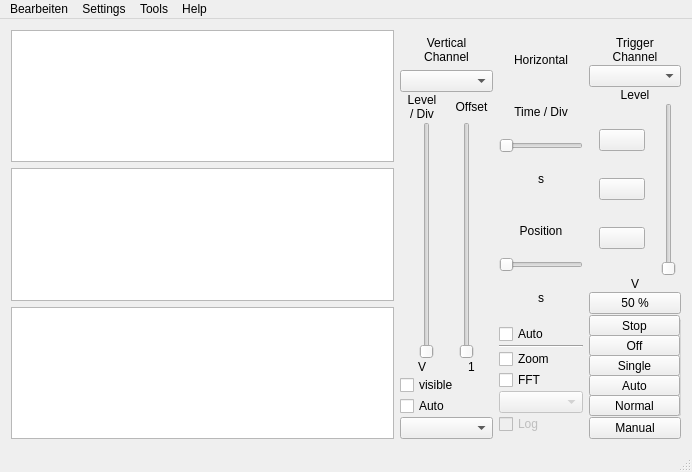
<?xml version="1.0" encoding="UTF-8"?>
<ui version="4.0">
 <class>MainWindow</class>
 <widget class="QMainWindow" name="MainWindow">
  <property name="geometry">
   <rect>
    <x>0</x>
    <y>0</y>
    <width>692</width>
    <height>472</height>
   </rect>
  </property>
  <property name="windowTitle">
   <string>Sound Card Oscilloscope</string>
  </property>
  <property name="windowIcon">
   <iconset resource="resource.qrc">
    <normaloff>:/resource/Oscilloscope.svg</normaloff>:/resource/Oscilloscope.svg</iconset>
  </property>
  <property name="locale">
   <locale language="English" country="UnitedStates"/>
  </property>
  <property name="documentMode">
   <bool>false</bool>
  </property>
  <widget class="QWidget" name="centralWidget">
   <property name="sizePolicy">
    <sizepolicy hsizetype="Expanding" vsizetype="Expanding">
     <horstretch>1</horstretch>
     <verstretch>1</verstretch>
    </sizepolicy>
   </property>
   <layout class="QGridLayout" name="gridLayout">
    <item row="1" column="1">
     <layout class="QVBoxLayout" name="verticalLayout_6">
      <property name="spacing">
       <number>1</number>
      </property>
      <property name="topMargin">
       <number>0</number>
      </property>
      <property name="bottomMargin">
       <number>0</number>
      </property>
      <item>
       <layout class="QVBoxLayout" name="verticalLayout_4" stretch="0,0">
        <item>
         <widget class="QLabel" name="labelVertical">
          <property name="autoFillBackground">
           <bool>false</bool>
          </property>
          <property name="text">
           <string>Vertical
Channel</string>
          </property>
          <property name="alignment">
           <set>Qt::AlignCenter</set>
          </property>
         </widget>
        </item>
        <item>
         <widget class="QComboBox" name="comboVerticalChannel">
          <property name="sizePolicy">
           <sizepolicy hsizetype="Ignored" vsizetype="Preferred">
            <horstretch>0</horstretch>
            <verstretch>0</verstretch>
           </sizepolicy>
          </property>
          <property name="baseSize">
           <size>
            <width>100</width>
            <height>20</height>
           </size>
          </property>
          <property name="toolTip">
           <string>Select current channel to modify parameters</string>
          </property>
         </widget>
        </item>
       </layout>
      </item>
      <item>
       <layout class="QHBoxLayout" name="horizontalLayout_4">
        <item>
         <widget class="QLabel" name="labelLevel">
          <property name="text">
           <string>Level
/ Div</string>
          </property>
          <property name="alignment">
           <set>Qt::AlignCenter</set>
          </property>
         </widget>
        </item>
        <item>
         <widget class="QLabel" name="labelOffset">
          <property name="text">
           <string>Offset</string>
          </property>
          <property name="alignment">
           <set>Qt::AlignCenter</set>
          </property>
         </widget>
        </item>
       </layout>
      </item>
      <item>
       <layout class="QVBoxLayout" name="verticalLayout_3" stretch="0,0,0,0,0">
        <property name="spacing">
         <number>1</number>
        </property>
        <item>
         <layout class="QHBoxLayout" name="horizontalLayout_2">
          <item>
           <widget class="QSlider" name="vslideLevel">
            <property name="toolTip">
             <string>Adjust level per division of current channel</string>
            </property>
            <property name="pageStep">
             <number>1</number>
            </property>
            <property name="orientation">
             <enum>Qt::Vertical</enum>
            </property>
           </widget>
          </item>
          <item>
           <widget class="QSlider" name="vslideOffset">
            <property name="toolTip">
             <string>Adjust offset of current channel</string>
            </property>
            <property name="pageStep">
             <number>1</number>
            </property>
            <property name="orientation">
             <enum>Qt::Vertical</enum>
            </property>
           </widget>
          </item>
         </layout>
        </item>
        <item>
         <layout class="QHBoxLayout" name="horizontalLayout_3">
          <item>
           <widget class="QDoubleLableWithUnit" name="labelLevelValue">
            <property name="text">
             <string>V</string>
            </property>
            <property name="alignment">
             <set>Qt::AlignCenter</set>
            </property>
           </widget>
          </item>
          <item>
           <widget class="QLabel" name="labelOffsetValue">
            <property name="text">
             <string>1</string>
            </property>
            <property name="alignment">
             <set>Qt::AlignCenter</set>
            </property>
           </widget>
          </item>
         </layout>
        </item>
        <item>
         <widget class="QCheckBox" name="checkChannelVisible">
          <property name="toolTip">
           <string>Hide or show current channel</string>
          </property>
          <property name="text">
           <string>visible</string>
          </property>
         </widget>
        </item>
        <item>
         <widget class="QCheckBox" name="pushAutoLevel">
          <property name="sizePolicy">
           <sizepolicy hsizetype="Minimum" vsizetype="Fixed">
            <horstretch>0</horstretch>
            <verstretch>0</verstretch>
           </sizepolicy>
          </property>
          <property name="toolTip">
           <string>Set auto level detection for current channel</string>
          </property>
          <property name="text">
           <string>Auto</string>
          </property>
          <property name="checkable">
           <bool>true</bool>
          </property>
          <property name="checked">
           <bool>false</bool>
          </property>
         </widget>
        </item>
        <item>
         <widget class="QComboBox" name="comboVerticalChannelAmplification">
          <property name="sizePolicy">
           <sizepolicy hsizetype="Preferred" vsizetype="Minimum">
            <horstretch>0</horstretch>
            <verstretch>0</verstretch>
           </sizepolicy>
          </property>
          <property name="minimumSize">
           <size>
            <width>93</width>
            <height>22</height>
           </size>
          </property>
          <property name="sizeIncrement">
           <size>
            <width>93</width>
            <height>22</height>
           </size>
          </property>
          <property name="baseSize">
           <size>
            <width>93</width>
            <height>22</height>
           </size>
          </property>
          <property name="toolTip">
           <string>Select current channel amplification</string>
          </property>
          <property name="statusTip">
           <string>Select Probe</string>
          </property>
         </widget>
        </item>
       </layout>
      </item>
     </layout>
    </item>
    <item row="1" column="4">
     <layout class="QVBoxLayout" name="verticalLayout_5">
      <property name="spacing">
       <number>1</number>
      </property>
      <item>
       <widget class="QLabel" name="labelTrigger">
        <property name="sizePolicy">
         <sizepolicy hsizetype="Preferred" vsizetype="Preferred">
          <horstretch>0</horstretch>
          <verstretch>0</verstretch>
         </sizepolicy>
        </property>
        <property name="text">
         <string>Trigger
Channel</string>
        </property>
        <property name="alignment">
         <set>Qt::AlignCenter</set>
        </property>
       </widget>
      </item>
      <item>
       <widget class="QComboBox" name="comboTriggerChannel">
        <property name="toolTip">
         <string>Select trigger channel</string>
        </property>
       </widget>
      </item>
      <item>
       <widget class="QLabel" name="labelTriggerLevel">
        <property name="text">
         <string>Level</string>
        </property>
        <property name="alignment">
         <set>Qt::AlignCenter</set>
        </property>
       </widget>
      </item>
      <item>
       <layout class="QHBoxLayout" name="horizontalLayout">
        <property name="leftMargin">
         <number>0</number>
        </property>
        <property name="rightMargin">
         <number>5</number>
        </property>
        <item>
         <layout class="QVBoxLayout" name="verticalLayout_2">
          <property name="spacing">
           <number>1</number>
          </property>
          <property name="leftMargin">
           <number>10</number>
          </property>
          <property name="rightMargin">
           <number>10</number>
          </property>
          <item>
           <widget class="QPushButton" name="ledTriggerArmed">
            <property name="enabled">
             <bool>true</bool>
            </property>
            <property name="toolTip">
             <string>Trigger is armed</string>
            </property>
            <property name="text">
             <string/>
            </property>
            <property name="icon">
             <iconset resource="resource.qrc">
              <normaloff>:/resource/circle_black.svg</normaloff>
              <normalon>:/resource/circle_green.svg</normalon>
              <disabledoff>:/resource/circle_grey.svg</disabledoff>
              <disabledon>:/resource/circle_green.svg</disabledon>
              <activeoff>:/resource/circle_black.svg</activeoff>
              <activeon>:/resource/circle_green.svg</activeon>
              <selectedoff>:/resource/circle_black.svg</selectedoff>
              <selectedon>:/resource/circle_green.svg</selectedon>:/resource/circle_black.svg</iconset>
            </property>
            <property name="iconSize">
             <size>
              <width>22</width>
              <height>22</height>
             </size>
            </property>
            <property name="checkable">
             <bool>true</bool>
            </property>
            <property name="checked">
             <bool>false</bool>
            </property>
            <property name="autoExclusive">
             <bool>false</bool>
            </property>
           </widget>
          </item>
          <item>
           <widget class="QPushButton" name="ledTriggered">
            <property name="enabled">
             <bool>true</bool>
            </property>
            <property name="toolTip">
             <string>Triggered</string>
            </property>
            <property name="text">
             <string/>
            </property>
            <property name="icon">
             <iconset resource="resource.qrc">
              <normaloff>:/resource/circle_black.svg</normaloff>
              <normalon>:/resource/circle_red.svg</normalon>
              <disabledoff>:/resource/circle_grey.svg</disabledoff>
              <disabledon>:/resource/circle_red.svg</disabledon>
              <activeoff>:/resource/circle_black.svg</activeoff>
              <activeon>:/resource/circle_red.svg</activeon>
              <selectedoff>:/resource/circle_black.svg</selectedoff>
              <selectedon>:/resource/circle_red.svg</selectedon>:/resource/circle_black.svg</iconset>
            </property>
            <property name="iconSize">
             <size>
              <width>22</width>
              <height>22</height>
             </size>
            </property>
            <property name="checkable">
             <bool>true</bool>
            </property>
            <property name="checked">
             <bool>false</bool>
            </property>
            <property name="autoExclusive">
             <bool>false</bool>
            </property>
           </widget>
          </item>
          <item>
           <widget class="QPushButton" name="pushTriggerEdge">
            <property name="toolTip">
             <string>Select trigger edge</string>
            </property>
            <property name="text">
             <string/>
            </property>
            <property name="icon">
             <iconset resource="resource.qrc">
              <normaloff>:/resource/falling_edge.svg</normaloff>
              <normalon>:/resource/rising_edge.svg</normalon>
              <activeon>:/resource/rising_edge.svg</activeon>:/resource/falling_edge.svg</iconset>
            </property>
            <property name="iconSize">
             <size>
              <width>22</width>
              <height>22</height>
             </size>
            </property>
            <property name="checkable">
             <bool>true</bool>
            </property>
            <property name="checked">
             <bool>false</bool>
            </property>
           </widget>
          </item>
         </layout>
        </item>
        <item>
         <widget class="QSlider" name="vslideTriggerLevel">
          <property name="toolTip">
           <string>Adjust trigger level</string>
          </property>
          <property name="pageStep">
           <number>1</number>
          </property>
          <property name="orientation">
           <enum>Qt::Vertical</enum>
          </property>
         </widget>
        </item>
       </layout>
      </item>
      <item>
       <widget class="QDoubleLableWithUnit" name="labelTriggerLevelValue">
        <property name="text">
         <string>V</string>
        </property>
        <property name="alignment">
         <set>Qt::AlignCenter</set>
        </property>
       </widget>
      </item>
      <item>
       <widget class="QPushButton" name="pushTrigger50Percent">
        <property name="toolTip">
         <string>set trigger level to 50 % of measured input level</string>
        </property>
        <property name="text">
         <string>50 %</string>
        </property>
        <property name="checkable">
         <bool>true</bool>
        </property>
        <property name="checked">
         <bool>false</bool>
        </property>
       </widget>
      </item>
      <item>
       <widget class="QRadioButtonGroup" name="groupTrigger">
        <property name="sizePolicy">
         <sizepolicy hsizetype="Fixed" vsizetype="Fixed">
          <horstretch>1</horstretch>
          <verstretch>1</verstretch>
         </sizepolicy>
        </property>
        <property name="minimumSize">
         <size>
          <width>92</width>
          <height>101</height>
         </size>
        </property>
        <property name="title">
         <string/>
        </property>
        <widget class="QPushButton" name="pushTriggerStop">
         <property name="geometry">
          <rect>
           <x>0</x>
           <y>0</y>
           <width>91</width>
           <height>21</height>
          </rect>
         </property>
         <property name="toolTip">
          <string>Freezes display to analyse data</string>
         </property>
         <property name="text">
          <string>Stop</string>
         </property>
         <property name="checkable">
          <bool>true</bool>
         </property>
         <property name="checked">
          <bool>false</bool>
         </property>
        </widget>
        <widget class="QPushButton" name="pushTriggerOff">
         <property name="geometry">
          <rect>
           <x>0</x>
           <y>20</y>
           <width>91</width>
           <height>21</height>
          </rect>
         </property>
         <property name="toolTip">
          <string>Switch off trigger</string>
         </property>
         <property name="text">
          <string>Off</string>
         </property>
         <property name="checkable">
          <bool>true</bool>
         </property>
         <property name="checked">
          <bool>false</bool>
         </property>
        </widget>
        <widget class="QPushButton" name="pushTriggerSingle">
         <property name="geometry">
          <rect>
           <x>0</x>
           <y>40</y>
           <width>91</width>
           <height>21</height>
          </rect>
         </property>
         <property name="toolTip">
          <string>Starts single shot trigger and stops, when triggered</string>
         </property>
         <property name="text">
          <string>Single</string>
         </property>
         <property name="checkable">
          <bool>true</bool>
         </property>
         <property name="checked">
          <bool>false</bool>
         </property>
        </widget>
        <widget class="QPushButton" name="pushTriggerAuto">
         <property name="geometry">
          <rect>
           <x>0</x>
           <y>60</y>
           <width>91</width>
           <height>21</height>
          </rect>
         </property>
         <property name="toolTip">
          <string>Triggers automatically and on trigger signal</string>
         </property>
         <property name="text">
          <string>Auto</string>
         </property>
         <property name="checkable">
          <bool>true</bool>
         </property>
         <property name="checked">
          <bool>false</bool>
         </property>
        </widget>
        <widget class="QPushButton" name="pushTriggerNormal">
         <property name="geometry">
          <rect>
           <x>0</x>
           <y>80</y>
           <width>91</width>
           <height>21</height>
          </rect>
         </property>
         <property name="toolTip">
          <string>Triggers only, if trigger signal is fired</string>
         </property>
         <property name="text">
          <string>Normal</string>
         </property>
         <property name="checkable">
          <bool>true</bool>
         </property>
         <property name="checked">
          <bool>false</bool>
         </property>
        </widget>
       </widget>
      </item>
      <item>
       <widget class="QPushButton" name="pushTriggerManual">
        <property name="toolTip">
         <string>Triggers once manually</string>
        </property>
        <property name="text">
         <string>Manual</string>
        </property>
        <property name="checkable">
         <bool>false</bool>
        </property>
        <property name="checked">
         <bool>false</bool>
        </property>
       </widget>
      </item>
     </layout>
    </item>
    <item row="0" column="0" rowspan="2">
     <layout class="QVBoxLayout" name="verticalLayout" stretch="1,1,1">
      <property name="sizeConstraint">
       <enum>QLayout::SetMinAndMaxSize</enum>
      </property>
      <property name="leftMargin">
       <number>0</number>
      </property>
      <item>
       <widget class="ScopeView" name="graphicsViewScope">
        <property name="sizePolicy">
         <sizepolicy hsizetype="Expanding" vsizetype="Expanding">
          <horstretch>1</horstretch>
          <verstretch>1</verstretch>
         </sizepolicy>
        </property>
        <property name="toolTip">
         <string/>
        </property>
        <property name="statusTip">
         <string comment="testdraw" extracomment="Draws time curves"/>
        </property>
       </widget>
      </item>
      <item>
       <widget class="FFT_View" name="graphicsViewFFT">
        <property name="sizePolicy">
         <sizepolicy hsizetype="Expanding" vsizetype="Expanding">
          <horstretch>1</horstretch>
          <verstretch>1</verstretch>
         </sizepolicy>
        </property>
        <property name="toolTip">
         <string/>
        </property>
        <property name="statusTip">
         <string comment="testdraw" extracomment="Draws FFT curves"/>
        </property>
       </widget>
      </item>
      <item>
       <widget class="ScopeView" name="graphicsViewZoom">
        <property name="sizePolicy">
         <sizepolicy hsizetype="Expanding" vsizetype="Expanding">
          <horstretch>1</horstretch>
          <verstretch>1</verstretch>
         </sizepolicy>
        </property>
        <property name="baseSize">
         <size>
          <width>1</width>
          <height>0</height>
         </size>
        </property>
        <property name="toolTip">
         <string/>
        </property>
        <property name="statusTip">
         <string comment="testdraw" extracomment="Draws FFT curves"/>
        </property>
       </widget>
      </item>
     </layout>
    </item>
    <item row="0" column="2" rowspan="2" colspan="2">
     <layout class="QVBoxLayout" name="verticalLayout_7">
      <property name="spacing">
       <number>1</number>
      </property>
      <property name="sizeConstraint">
       <enum>QLayout::SetMaximumSize</enum>
      </property>
      <property name="topMargin">
       <number>5</number>
      </property>
      <property name="bottomMargin">
       <number>5</number>
      </property>
      <item>
       <widget class="QLabel" name="labelHorizontal">
        <property name="text">
         <string>Horizontal</string>
        </property>
        <property name="alignment">
         <set>Qt::AlignCenter</set>
        </property>
       </widget>
      </item>
      <item>
       <widget class="QLabel" name="labelTime">
        <property name="text">
         <string>Time / Div</string>
        </property>
        <property name="alignment">
         <set>Qt::AlignCenter</set>
        </property>
       </widget>
      </item>
      <item>
       <widget class="QSlider" name="hslideTime">
        <property name="toolTip">
         <string>Adjust time per division</string>
        </property>
        <property name="pageStep">
         <number>1</number>
        </property>
        <property name="orientation">
         <enum>Qt::Horizontal</enum>
        </property>
       </widget>
      </item>
      <item>
       <widget class="QDoubleLableWithUnit" name="labelTimeValue">
        <property name="text">
         <string>s</string>
        </property>
        <property name="alignment">
         <set>Qt::AlignCenter</set>
        </property>
       </widget>
      </item>
      <item>
       <widget class="QLabel" name="labelTriggerPosition">
        <property name="text">
         <string>Position</string>
        </property>
        <property name="alignment">
         <set>Qt::AlignCenter</set>
        </property>
       </widget>
      </item>
      <item>
       <widget class="QSlider" name="hslideTimePosition">
        <property name="toolTip">
         <string>Adjust time position of trigger point</string>
        </property>
        <property name="pageStep">
         <number>1</number>
        </property>
        <property name="orientation">
         <enum>Qt::Horizontal</enum>
        </property>
       </widget>
      </item>
      <item>
       <widget class="QDoubleLableWithUnit" name="labelTimePositionValue">
        <property name="text">
         <string>s</string>
        </property>
        <property name="alignment">
         <set>Qt::AlignCenter</set>
        </property>
       </widget>
      </item>
      <item>
       <widget class="QCheckBox" name="pushAutoTime">
        <property name="toolTip">
         <string>Set auto time detection</string>
        </property>
        <property name="text">
         <string>Auto</string>
        </property>
        <property name="checkable">
         <bool>true</bool>
        </property>
        <property name="checked">
         <bool>false</bool>
        </property>
       </widget>
      </item>
      <item>
       <widget class="Line" name="line">
        <property name="orientation">
         <enum>Qt::Horizontal</enum>
        </property>
       </widget>
      </item>
      <item>
       <widget class="QCheckBox" name="checkShowZoom">
        <property name="toolTip">
         <string>Show zoomed view</string>
        </property>
        <property name="text">
         <string>Zoom</string>
        </property>
        <property name="autoExclusive">
         <bool>true</bool>
        </property>
       </widget>
      </item>
      <item>
       <widget class="QCheckBox" name="checkShowFFT">
        <property name="toolTip">
         <string>Show FFT view</string>
        </property>
        <property name="text">
         <string>FFT</string>
        </property>
        <property name="autoExclusive">
         <bool>true</bool>
        </property>
       </widget>
      </item>
      <item>
       <widget class="QComboBox" name="comboFFT">
        <property name="enabled">
         <bool>false</bool>
        </property>
        <property name="toolTip">
         <string>Select FFT size for FFT view</string>
        </property>
       </widget>
      </item>
      <item>
       <widget class="QCheckBox" name="checkFFT_Log">
        <property name="enabled">
         <bool>false</bool>
        </property>
        <property name="toolTip">
         <string>Set logarithmic FFT view</string>
        </property>
        <property name="text">
         <string>Log</string>
        </property>
       </widget>
      </item>
     </layout>
    </item>
   </layout>
  </widget>
  <widget class="QMenuBar" name="menuBar">
   <property name="geometry">
    <rect>
     <x>0</x>
     <y>0</y>
     <width>692</width>
     <height>27</height>
    </rect>
   </property>
   <widget class="QMenu" name="menuOscilloscope">
    <property name="title">
     <string>Settings</string>
    </property>
    <addaction name="actionAudioInputSettings"/>
    <addaction name="actionAudioCalibrationSettings"/>
    <addaction name="actionOscilloscopeSettings"/>
   </widget>
   <widget class="QMenu" name="menuTools">
    <property name="title">
     <string>Tools</string>
    </property>
    <addaction name="actionFunctions_Generator"/>
   </widget>
   <widget class="QMenu" name="menuBearbeiten">
    <property name="title">
     <string>Bearbeiten</string>
    </property>
    <addaction name="actionCopyToClipboard"/>
   </widget>
   <widget class="QMenu" name="menuHelp">
    <property name="title">
     <string>Help</string>
    </property>
    <addaction name="actionAbout"/>
   </widget>
   <addaction name="menuBearbeiten"/>
   <addaction name="menuOscilloscope"/>
   <addaction name="menuTools"/>
   <addaction name="menuHelp"/>
  </widget>
  <widget class="QStatusBar" name="statusBar"/>
  <action name="actionAudioInputSettings">
   <property name="text">
    <string>Audio Settings...</string>
   </property>
  </action>
  <action name="actionAudioCalibrationSettings">
   <property name="text">
    <string>Calibration...</string>
   </property>
  </action>
  <action name="actionOscilloscopeSettings">
   <property name="text">
    <string>Oscilloscope...</string>
   </property>
  </action>
  <action name="actionFunctions_Generator">
   <property name="text">
    <string>Functions Generator...</string>
   </property>
  </action>
  <action name="actionCopyToClipboard">
   <property name="text">
    <string>Kopieren</string>
   </property>
  </action>
  <action name="actionAbout">
   <property name="text">
    <string>About...</string>
   </property>
  </action>
 </widget>
 <layoutdefault spacing="6" margin="11"/>
 <customwidgets>
  <customwidget>
   <class>QDoubleLableWithUnit</class>
   <extends>QLabel</extends>
   <header location="global">qdoublelablewithunit.h</header>
  </customwidget>
  <customwidget>
   <class>QRadioButtonGroup</class>
   <extends>QGroupBox</extends>
   <header location="global">qradiobuttongroup.h</header>
   <container>1</container>
  </customwidget>
  <customwidget>
   <class>ScopeView</class>
   <extends>QGraphicsView</extends>
   <header location="global">scopeview.h</header>
  </customwidget>
  <customwidget>
   <class>FFT_View</class>
   <extends>QGraphicsView</extends>
   <header location="global">fft_view.h</header>
  </customwidget>
 </customwidgets>
 <resources>
  <include location="resource.qrc"/>
 </resources>
 <connections/>
 <slots>
  <slot>on_menu_action_triggered(QAction*)</slot>
 </slots>
</ui>
